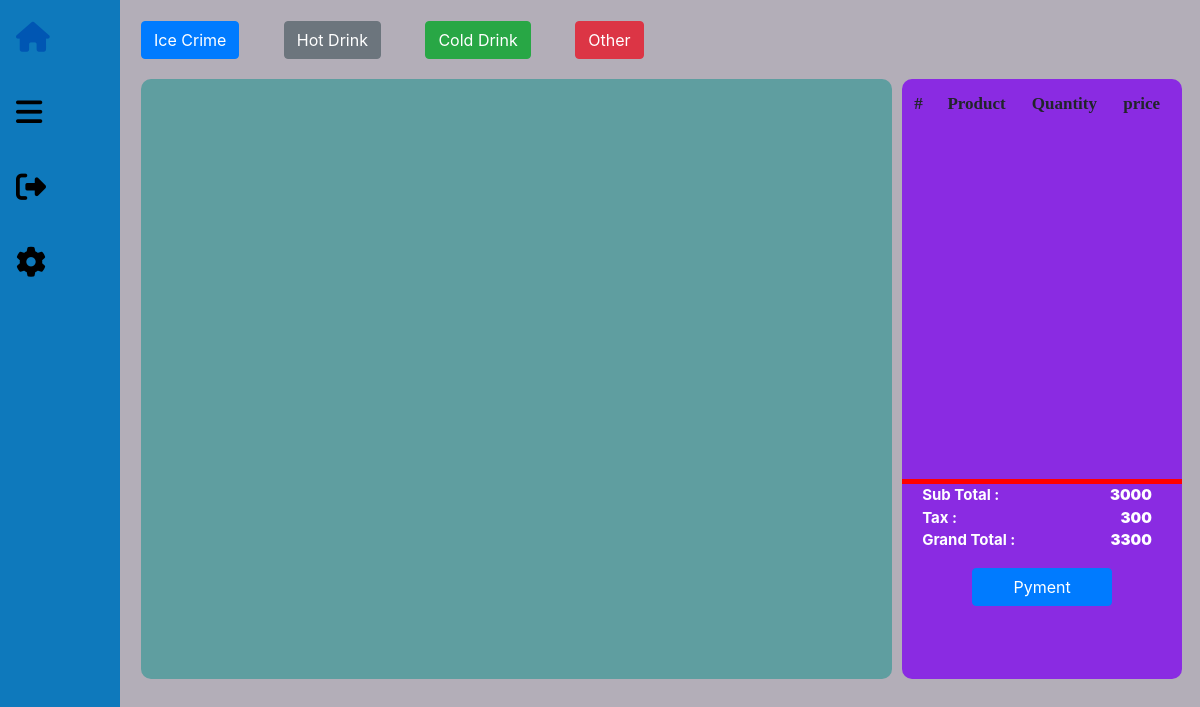
Page /menu on the earlier database version.
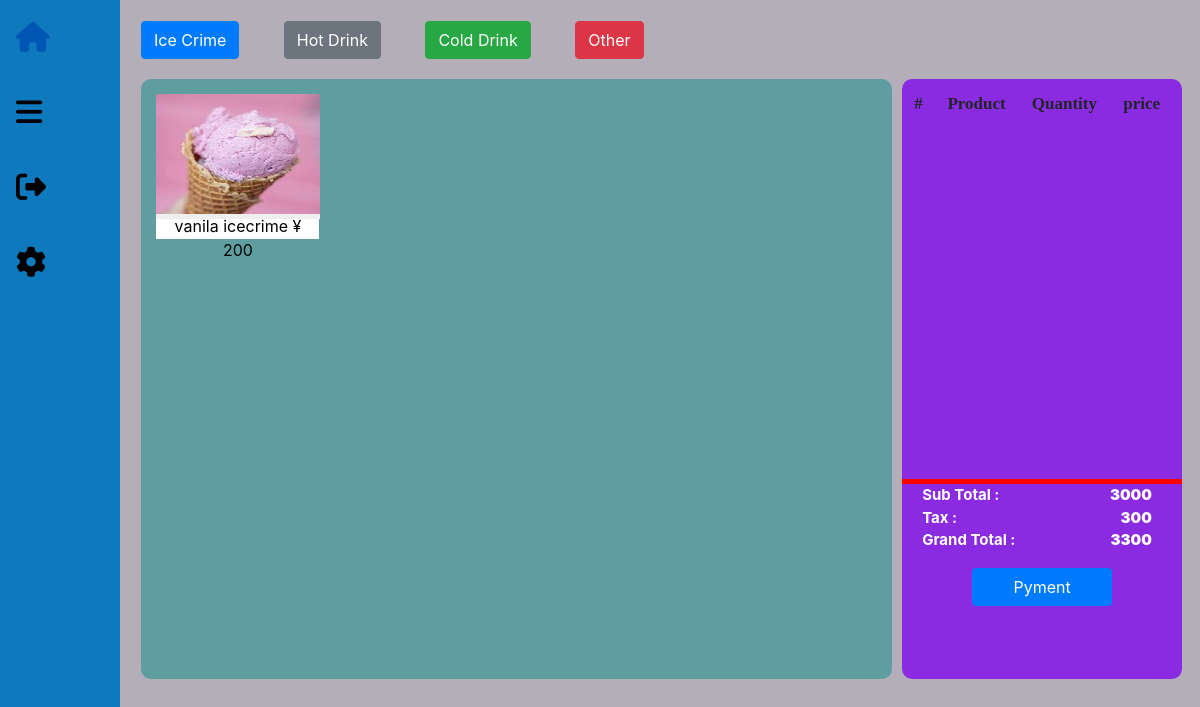
Same page on the later database version.
### pos/models.py (models this page shows, shortened)
class Products(models.Model):
    id = models.UUIDField(primary_key=True,default=uuid.uuid4,editable=False)
    name = models.CharField(max_length=100)
    price = models.IntegerField()
    img = models.ImageField()
    refrence = models.TextField(blank = True)
    created_at = models.DateTimeField(auto_now=True)
    class Meta:
        ordering = ['-created_at']

### pos/views.py (the view, shortened to what this page needs)
# urls.py: path('menu', views.menu, name='menu'),
def menu(request):
    order = Order(request)
    product = Products.objects.all()
    return render(request, 'base/menu.html', {'product': product})

### pos/templates/base/menu.html (shortened to what this page needs)
{% extends 'base/base.html'%}
{% load static %}
{% block body %}
<main>
    <section>
    <div class="category_filed">
        <button type="button" class="btn btn-primary">Ice Crime</button>
        <button type="button" class="btn btn-secondary">Hot Drink</button>
        <button type="button" class="btn btn-success">Cold Drink</button>
        <button type="button" class="btn btn-danger">Other</button>
    </div>
    <div class="menu">
        <div class="menu_item">
            {% for product in product %}
        <div class="items">
            <form method="post" action="">
           <button><img src="{{product.img.url}}" alt="">{{product.name}} ¥ {{product.price}}
        </button>
            </form>
        </div>
        {% endfor %}
</div>
    <div class="order">
        <div class="order_item">
    <table class="table table-borderless">
        <thead>
            <tr>
                <th scope="col">#</th>
                <th scope="col">Product</th>
                <th scope="col">Quantity</th>
                <th scope="col">price</th>
            </tr>
        </thead>
    </table>
    </div>
    <div class="line"></div>
    <div class="total">
        <p>Sub Total : <strong>3000</strong>  <br>
        Tax    : <strong>300</strong> <br>
        Grand Total  : <strong>3300</strong></p>
        <button type="button" class="btn btn-primary">Pyment</button>
</div>
    </div>
    </div>
    </section>
</main>
{% endblock %}

Differences in the rows shown:
added Products: img (picture), name "vanila icecrime", price "200"
